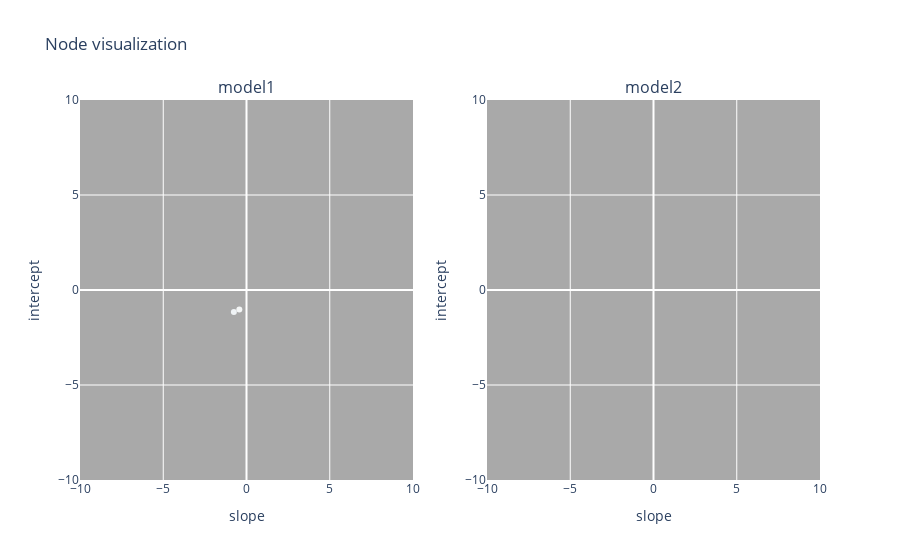

The notebook cell saved with this chart:
### Code cell
# residues
nodes1_tmp = nodes1[np.abs(strengths1) <= tau]
nodes2_tmp = nodes2[np.abs(strengths2) <= tau]
strengths1_tmp = strengths1[np.abs(strengths1) <= tau]
strengths2_tmp = strengths2[np.abs(strengths2) <= tau]

# with plotly, in 1*2 grid, visualize the nodes1 and nodes2
fig = make_subplots(rows=1, cols=2, subplot_titles=("model1", "model2"))
# fig background color
fig.update_layout(plot_bgcolor="darkgrey")
fig.add_trace(
    go.Scatter(
        x=nodes1_tmp[:, 0],
        y=nodes1_tmp[:, 1],
        mode="markers",
        marker=dict(color=strengths1_tmp, colorscale="RdBu", cmin=-2, cmax=2),
        showlegend=False,
    ),
    row=1,
    col=1,
)
fig.add_trace(
    go.Scatter(
        x=nodes2_tmp[:, 0],
        y=nodes2_tmp[:, 1],
        mode="markers",
        marker=dict(color=strengths2_tmp, colorscale="RdBu", cmin=-2, cmax=2),
        showlegend=False,
    ),
    row=1,
    col=2,
)
# axis names
fig.update_xaxes(title_text="slope", row=1, col=1)
fig.update_xaxes(title_text="slope", row=1, col=2)
fig.update_yaxes(title_text="intercept", row=1, col=1)
fig.update_yaxes(title_text="intercept", row=1, col=2)
# axis ranges
fig.update_xaxes(range=[-10, 10], row=1, col=1)
fig.update_xaxes(range=[-10, 10], row=1, col=2)
fig.update_yaxes(range=[-10, 10], row=1, col=1)
fig.update_yaxes(range=[-10, 10], row=1, col=2)

fig.update_layout(title_text="Node visualization")

# show strength when hover
fig.update_traces(
    hovertemplate="strength: %{marker.color:.2f}",
)

fig.show()

print(f"num of nodes in model1: {len(nodes1_tmp)}")
print(f"num of nodes in model2: {len(nodes2_tmp)}")

### Figure 1 — Plotly figure (JSON) as saved in the notebook; plotly's stock layout.template omitted (floating-point values rounded to 4 significant figures)
{"data": [{"hovertemplate": "strength: %{marker.color:.2f}", "marker": {"cmax": 2, "cmin": -2, "color": [0.08829, 0.02874], "colorscale": [[0, "rgb(103,0,31)"], [0.1, "rgb(178,24,43)"], [0.2, "rgb(214,96,77)"], [0.3, "rgb(244,165,130)"], [0.4, "rgb(253,219,199)"], [0.5, "rgb(247,247,247)"], [0.6, "rgb(209,229,240)"], [0.7, "rgb(146,197,222)"], [0.8, "rgb(67,147,195)"], [0.9, "rgb(33,102,172)"], [1, "rgb(5,48,97)"]]}, "mode": "markers", "showlegend": false, "type": "scatter", "x": [-0.7584, -0.4298], "xaxis": "x", "y": [-1.153, -1.023], "yaxis": "y"}, {"hovertemplate": "strength: %{marker.color:.2f}", "marker": {"cmax": 2, "cmin": -2, "color": [], "colorscale": [[0, "rgb(103,0,31)"], [0.1, "rgb(178,24,43)"], [0.2, "rgb(214,96,77)"], [0.3, "rgb(244,165,130)"], [0.4, "rgb(253,219,199)"], [0.5, "rgb(247,247,247)"], [0.6, "rgb(209,229,240)"], [0.7, "rgb(146,197,222)"], [0.8, "rgb(67,147,195)"], [0.9, "rgb(33,102,172)"], [1, "rgb(5,48,97)"]]}, "mode": "markers", "showlegend": false, "type": "scatter", "x": [], "xaxis": "x2", "y": [], "yaxis": "y2"}], "layout": {"annotations": [{"font": {"size": 16}, "showarrow": false, "text": "model1", "x": 0.225, "xanchor": "center", "xref": "paper", "y": 1, "yanchor": "bottom", "yref": "paper"}, {"font": {"size": 16}, "showarrow": false, "text": "model2", "x": 0.775, "xanchor": "center", "xref": "paper", "y": 1, "yanchor": "bottom", "yref": "paper"}], "plot_bgcolor": "darkgrey", "title": {"text": "Node visualization"}, "xaxis": {"anchor": "y", "domain": [0, 0.45], "range": [-10, 10], "title": {"text": "slope"}}, "xaxis2": {"anchor": "y2", "domain": [0.55, 1], "range": [-10, 10], "title": {"text": "slope"}}, "yaxis": {"anchor": "x", "domain": [0, 1], "range": [-10, 10], "title": {"text": "intercept"}}, "yaxis2": {"anchor": "x2", "domain": [0, 1], "range": [-10, 10], "title": {"text": "intercept"}}}}
